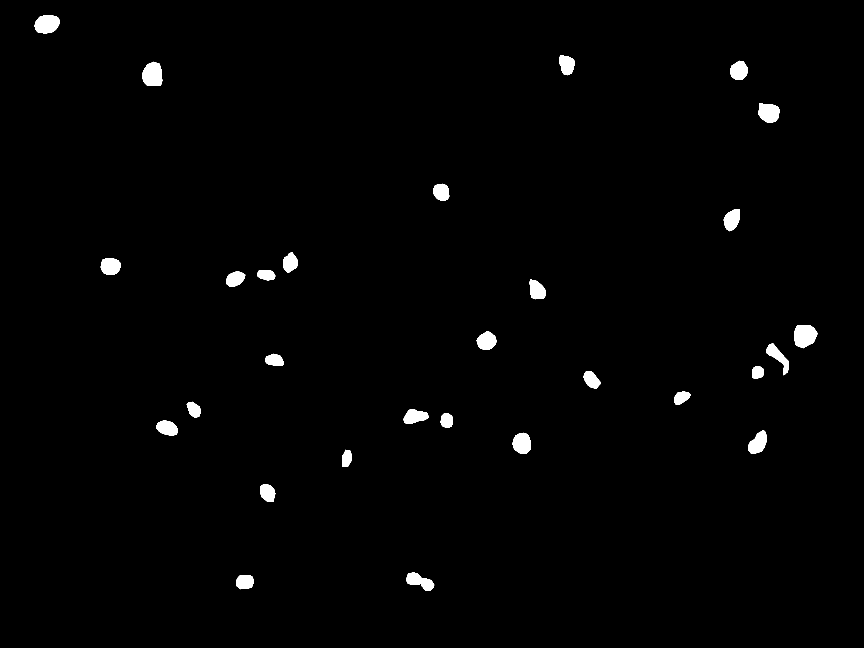
#> input picture dataset/label_gray/1307210661-0003-R.png, 2592 x 1944 px, found by its file name (shown at 1/3 size); its folder holds 4 pictures in this run
$ python label_gray.py
#> lines starting #> are read from the running program, lines starting #| are printed output that depends on the picture; after the words box and inside, x2 and y2 are one past the last pixel; in counts of white or black regions, pixels touching at a corner belong together
import os
from PIL import Image


path = "D:/DeepLearning/Model/Resnet50_Unet_xuehu/dataset"
image_path = os.path.join(path, "label_gray")

temp_seg = os.listdir(image_path)

total_seg = []
for seg in temp_seg:
    if seg.endswith(".png"):
        total_seg.append(seg)

for seg in total_seg:
    image = Image.open(os.path.join(image_path,seg))
#> image is the input picture: PIL image 2592x1944 L; values 0 (black) and 38 (white), 1.2% white; 29 white regions, largest, box (x1, y1, x2, y2) and area: (2383, 977, 2453, 1045) 3661, (427, 185, 487, 258) 3495, (104, 45, 179, 100) 3287
    print(image.mode)
#| L
    # max_temp = max(image.size)
    mask = Image.new('L', (2592, 2592),0)  #创建一个最大的掩码图2592*2592
#> mask: PIL image 2592x2592 L; every value is 0
    mask.paste(image, (0, 0))
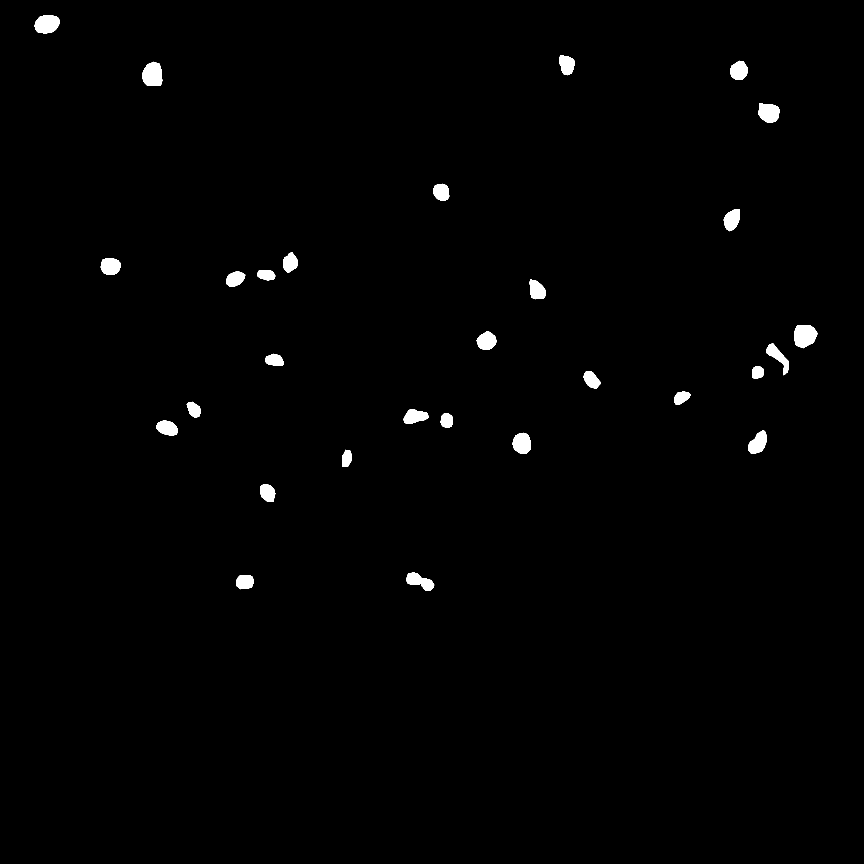
#> mask: PIL image 2592x2592 L (shown at 1/3 size); values 0 (black) and 38 (white), 0.92% white; 29 white regions, largest, box (x1, y1, x2, y2) and area: (2383, 977, 2453, 1045) 3661, (427, 185, 487, 258) 3495, (104, 45, 179, 100) 3287
    mask.save(os.path.join(path,"resize_label_gray", seg))
#> pass 2 of the loop `for seg in total_seg:`:
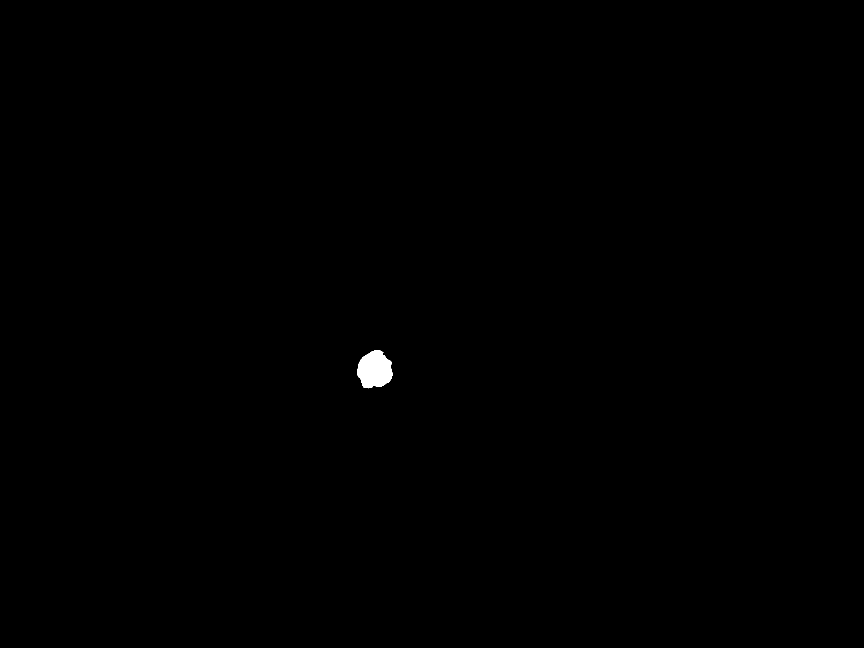
#> input picture dataset/label_gray/1312132815-0012-S.png, 2592 x 1944 px, found by its file name (shown at 1/3 size)
#> image is the input picture: PIL image 2592x1944 L; values 0 (black) and 38 (white), 0.18% white; 1 white region, box (x1, y1, x2, y2) and area: (1072, 1051, 1178, 1165) 8961
#| L
#> `mask.paste(image, (0, 0))`:
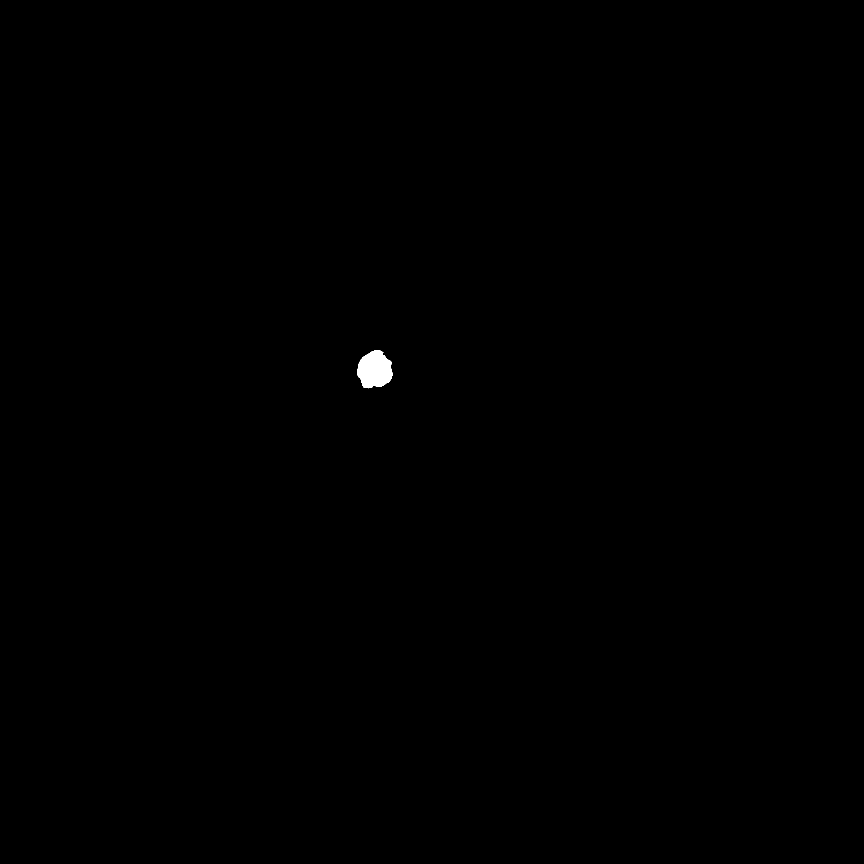
#> mask: PIL image 2592x2592 L (shown at 1/3 size); values 0 (black) and 38 (white), 0.13% white; 1 white region, box (x1, y1, x2, y2) and area: (1072, 1051, 1178, 1165) 8961
#> pass 3 of the loop `for seg in total_seg:`:
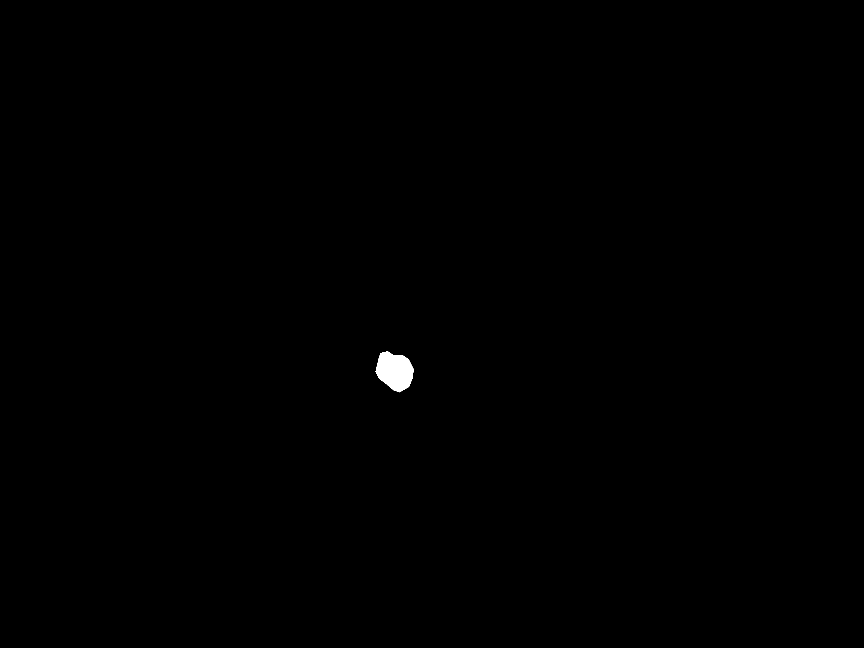
#> input picture dataset/label_gray/1312132815-0014-S.png, 2592 x 1944 px, found by its file name (shown at 1/3 size)
#> image is the input picture: PIL image 2592x1944 L; values 0 (black) and 38 (white), 0.19% white; 1 white region, box (x1, y1, x2, y2) and area: (1127, 1054, 1240, 1177) 9745
#| L
#> `mask.paste(image, (0, 0))`:
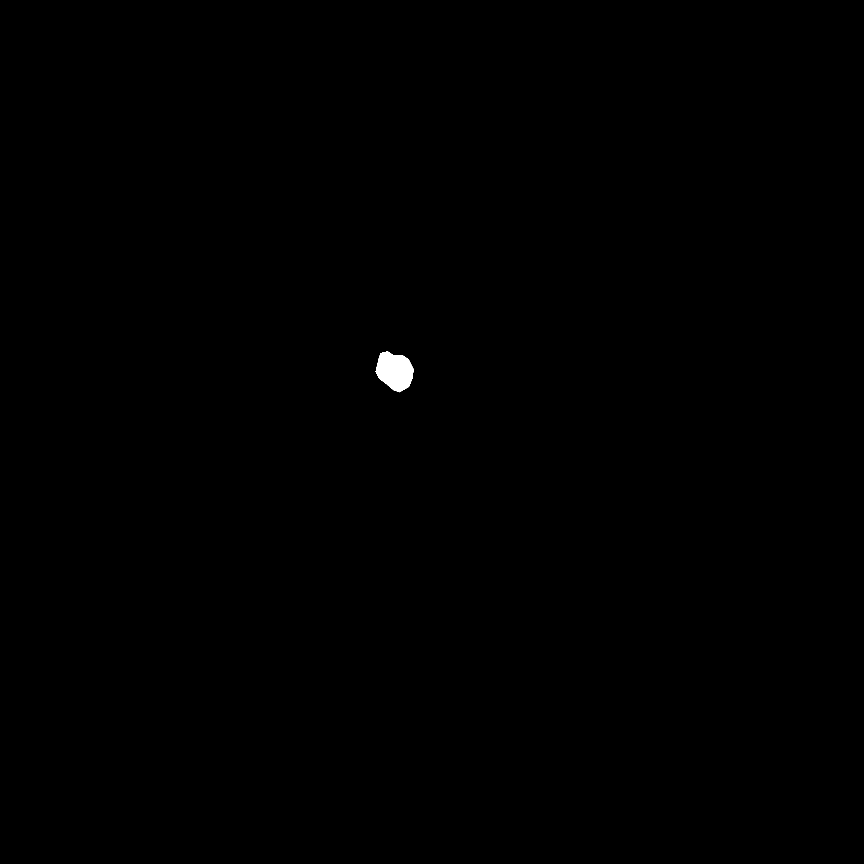
#> mask: PIL image 2592x2592 L (shown at 1/3 size); values 0 (black) and 38 (white), 0.15% white; 1 white region, box (x1, y1, x2, y2) and area: (1127, 1054, 1240, 1177) 9745
#> the loop made 4 passes; the first 3 are shown
